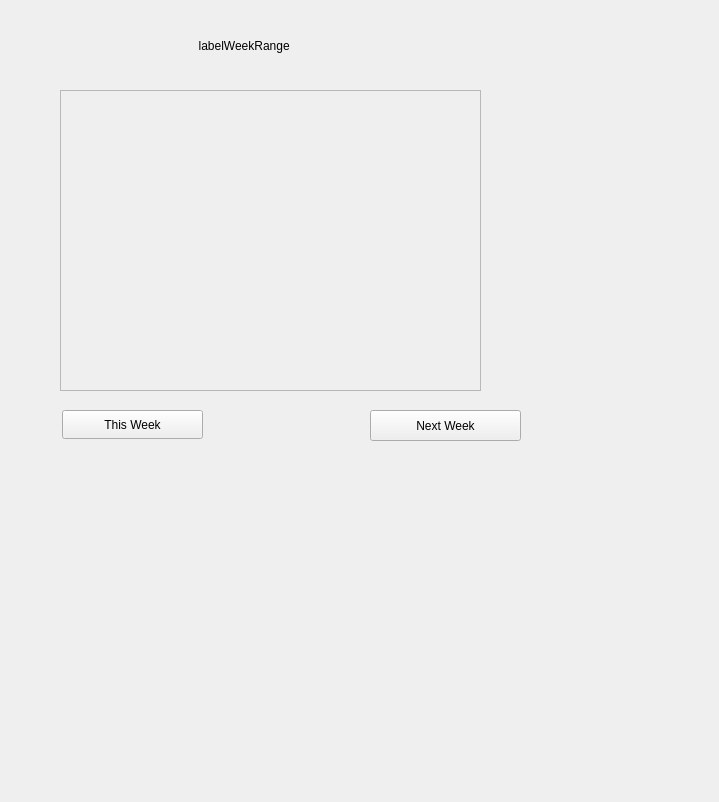
<?xml version="1.0" encoding="UTF-8"?>
<ui version="4.0">
 <class>cinema</class>
 <widget class="QWidget" name="cinema">
  <property name="geometry">
   <rect>
    <x>0</x>
    <y>0</y>
    <width>719</width>
    <height>802</height>
   </rect>
  </property>
  <property name="windowTitle">
   <string>Form</string>
  </property>
  <widget class="QPushButton" name="pushButtonNextWeek">
   <property name="geometry">
    <rect>
     <x>370</x>
     <y>410</y>
     <width>151</width>
     <height>31</height>
    </rect>
   </property>
   <property name="text">
    <string>Next Week</string>
   </property>
  </widget>
  <widget class="QScrollArea" name="scrollAreaSchedule">
   <property name="geometry">
    <rect>
     <x>60</x>
     <y>90</y>
     <width>421</width>
     <height>301</height>
    </rect>
   </property>
   <property name="widgetResizable">
    <bool>true</bool>
   </property>
   <widget class="QWidget" name="layoutScheduleContainer">
    <property name="geometry">
     <rect>
      <x>0</x>
      <y>0</y>
      <width>419</width>
      <height>299</height>
     </rect>
    </property>
   </widget>
  </widget>
  <widget class="QPushButton" name="pushButtonCurrentWeek">
   <property name="geometry">
    <rect>
     <x>62</x>
     <y>410</y>
     <width>141</width>
     <height>29</height>
    </rect>
   </property>
   <property name="text">
    <string>This Week</string>
   </property>
  </widget>
  <widget class="QLabel" name="labelWeekRange">
   <property name="geometry">
    <rect>
     <x>152</x>
     <y>30</y>
     <width>231</width>
     <height>31</height>
    </rect>
   </property>
   <property name="text">
    <string>              labelWeekRange</string>
   </property>
  </widget>
 </widget>
 <resources/>
 <connections/>
</ui>
